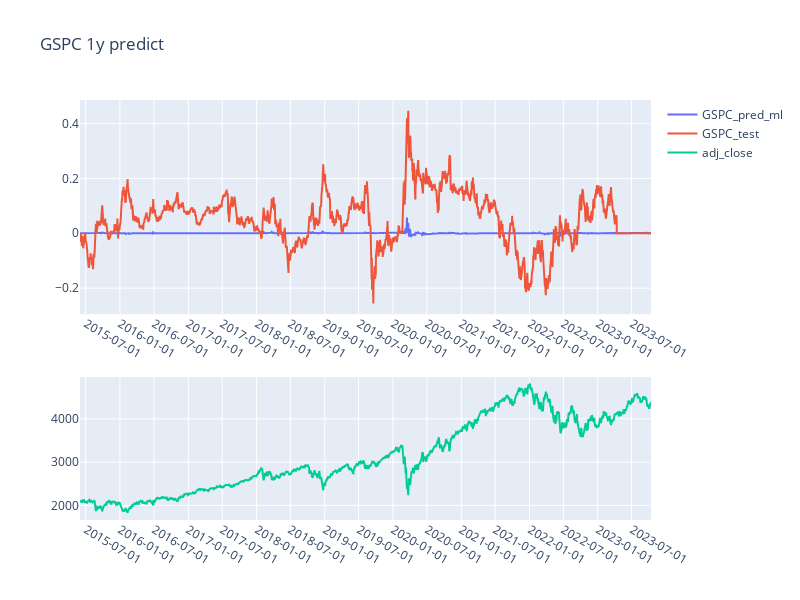

Source (notebook cell):
### Code cell
import pandas as pd
import plotly.graph_objects as go
from plotly.subplots import make_subplots

y_pred, y_pred_std,lower_quartile, upper_quartile = predict_with_std(ml_model, X_test_tensor)

df['GSPC_pred_ml'] = y_pred
df['GSPC_test'] = df_y.values


pd.options.plotting.backend = "plotly"
# Create subplots
fig = make_subplots(rows=2, cols=1, row_heights=[0.6, 0.4])
# Add traces to the subplots

fig.add_trace(go.Scatter(x=df.index, y=df['GSPC_pred_ml'], name='GSPC_pred_ml'), row=1, col=1)
fig.add_trace(go.Scatter(x=df.index, y=df['GSPC_test'], name='GSPC_test'), row=1, col=1)
fig.add_trace(go.Scatter(x=df.index, y=np.exp(df['log_adj_close_^GSPC']), name='adj_close'), row=2, col=1)

# Update layout and display the plot
fig.update_layout(height=600, width=800, 
                  title_text="GSPC 1y predict", 
                  xaxis=dict(
                    tickformat="%Y-%m-%d",
                    dtick="M12"
                  ))

fig.update_xaxes(
    tickformat="%Y-%m-%d",
    dtick="M6",
    row=1,
    col=1
)

fig.update_xaxes(
    tickformat="%Y-%m-%d",
    dtick="M6",
    matches='x', # This line links the x-axis of the second subplot to that of the first subplot
    row=2,
    col=1
)

fig.show()

### Figure 1 — Plotly figure (JSON) as saved in the notebook; plotly's stock layout.template omitted (floating-point values rounded to 4 significant figures; data arrays with more than 128 entries replaced by an {"elided": "..."} marker saying what was removed)
{"data": [{"name": "GSPC_pred_ml", "type": "scatter", "x": {"elided": "2109 str values"}, "xaxis": "x", "y": {"elided": "2109 float values"}, "yaxis": "y"}, {"name": "GSPC_test", "type": "scatter", "x": {"elided": "2109 str values"}, "xaxis": "x", "y": {"elided": "2109 float values"}, "yaxis": "y"}, {"name": "adj_close", "type": "scatter", "x": {"elided": "2109 str values"}, "xaxis": "x2", "y": {"elided": "2109 float values"}, "yaxis": "y2"}], "layout": {"height": 600, "title": {"text": "GSPC 1y predict"}, "width": 800, "xaxis": {"anchor": "y", "domain": [0, 1], "dtick": "M6", "tickformat": "%Y-%m-%d"}, "xaxis2": {"anchor": "y2", "domain": [0, 1], "dtick": "M6", "matches": "x", "tickformat": "%Y-%m-%d"}, "yaxis": {"anchor": "x", "domain": [0.49, 1]}, "yaxis2": {"anchor": "x2", "domain": [0, 0.34]}}}
